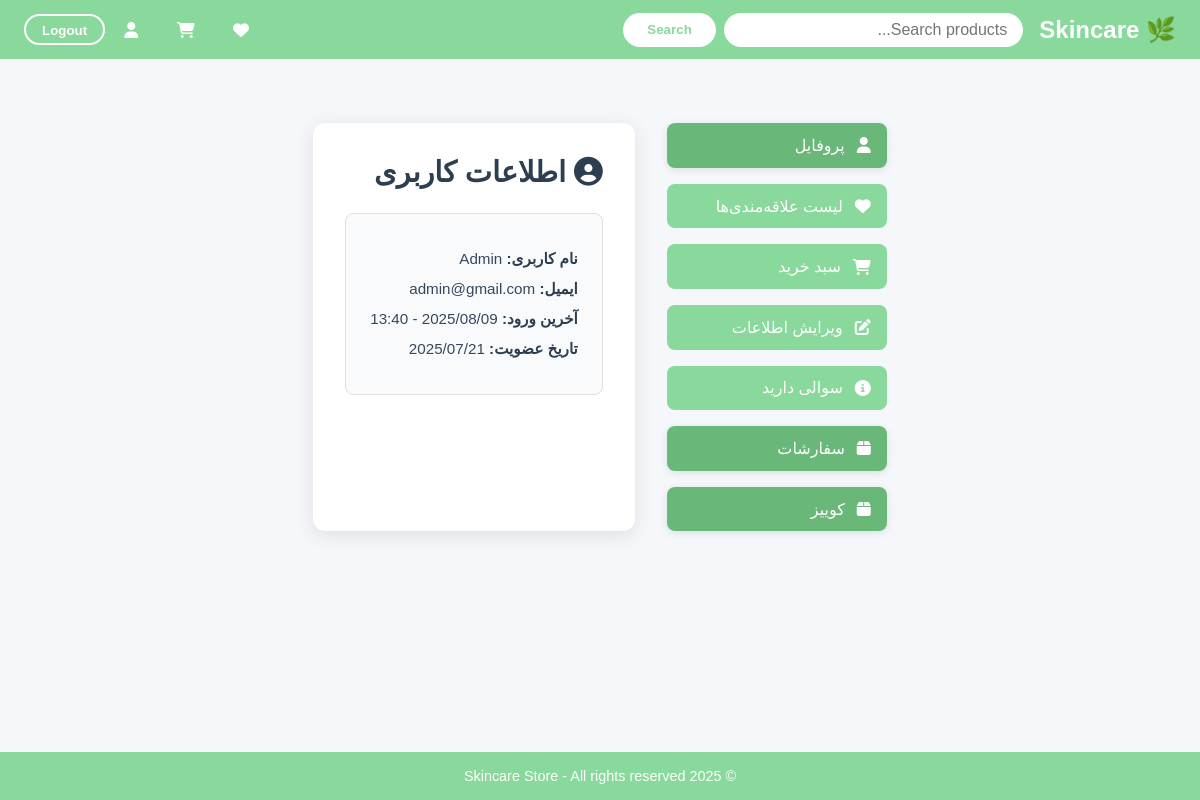
Screenshot of /accounts/show_profile/ (signed in) with the database file from the repository.
### accounts/models.py (models this page shows, shortened)
class CustomUser(AbstractUser):
    SKIN_CHOICES = [
        ('dry', 'خشک'),
        ('oily', 'چرب'),
        ('combo', 'ترکیبی'),
        ('sensitive', 'حساس'),
    ]
    skin_type=models.CharField(max_length=20,choices=SKIN_CHOICES,null=True,blank=True)
    concerns=models.JSONField(null=True, blank=True)
    preferences=models.JSONField(null=True, blank=True)
    created_at=models.DateTimeField(auto_now_add=True)

### accounts/views.py (the view)
# urls.py: path('show_profile/',views.show_profile,name='show_profile'),
@login_required
def show_profile(request):
    return render(request,'accounts/profile.html',{'user':request.user})

### accounts/templates/accounts/profile.html (shortened to what this page needs)
{% extends 'base.html' %}
{% block content %}
<div class="profile-container">
    <aside class="sidebar">
        <a href="{% url 'show_profile' %}" class="sidebar-btn active">
            <i class="fas fa-user"></i> پروفایل
        </a>
        <a href="{% url 'wishlist' %}" class="sidebar-btn">
            <i class="fas fa-heart"></i> لیست علاقه‌مندی‌ها
        </a>
        <a href="{% url 'cart' %}" class="sidebar-btn">
            <i class="fas fa-shopping-cart"></i> سبد خرید
        </a>
        <a href="{% url 'edit_profile' %}" class="sidebar-btn">
            <i class="fas fa-edit"></i> ویرایش اطلاعات
        </a>
        <a href="{% url 'faq' %}" class="sidebar-btn">
            <i class="fas fa-info-circle"></i> سوالی دارید
        </a>
        <a href="{% url 'show_purchase_items' %}" class="sidebar-btn active" aria-current="page">
            <i class="fas fa-box"></i> سفارشات
        </a>
        <a href="{% url 'get_quiz' %}" class="sidebar-btn active" aria-current="page">
            <i class="fas fa-box"></i> کوییز
        </a>
    </aside>
    <main class="main-content">
        <h2><i class="fas fa-user-circle"></i> اطلاعات کاربری</h2>
        <div class="info-card">
            <p><strong>نام کاربری:</strong> {{ user.username }}</p>
            <p><strong>ایمیل:</strong> {{ user.email }}</p>
            <p><strong>آخرین ورود:</strong> {{ user.last_login|date:"Y/m/d - H:i" }}</p>
            <p><strong>تاریخ عضویت:</strong> {{ user.date_joined|date:"Y/m/d" }}</p>
        </div>
    </main>
</div>
{% endblock %}

### templates/base.html (style rules this page uses)
* { box-sizing: border-box; margin: 0; padding: 0; }
body { font-family: Arial, sans-serif; background: #f8f9fa; min-height: 100vh; display: flex; flex-direction: column; }

### accounts/templates/accounts/profile.html (style rules this page uses)
body { font-family: 'Vazir', sans-serif; background-color: #f5f7fa; direction: rtl; margin: 0; }
.profile-container { display: flex; flex-direction: row; gap: 2rem; max-width: 1200px; margin: 2rem auto; padding: 0 1rem; }
.sidebar { width: 220px; display: flex; flex-direction: column; gap: 1rem; }
.sidebar-btn { background-color: #88d99b; color: white; padding: 0.8rem 1rem; border-radius: 8px; font-weight: 500; text-decoration: none; display: flex; align-items: center; gap: 0.75rem; transition: background-color 0.3s ease, transform 0.2s ease; }
.sidebar-btn.active { background-color: #6ab879; box-shadow: 0 2px 8px rgba(0, 0, 0, 0.1); }
.main-content { flex: 1; background-color: #ffffff; padding: 2rem; border-radius: 12px; box-shadow: 0 4px 20px rgba(0, 0, 0, 0.1); }
.main-content h2 { color: #2c3e50; font-size: 1.8rem; font-weight: 700; margin-bottom: 1.5rem; display: flex; align-items: center; gap: 0.5rem; }
.info-card { background-color: #f9fafb; padding: 1.5rem; border-radius: 8px; border: 1px solid #e0e0e0; }
.info-card p { margin: 0.75rem 0; font-size: 0.95rem; color: #34495e; }
.info-card strong { color: #2c3e50; font-weight: 600; }

### rows the page displays
CustomUser: username "Admin", email "admin@gmail.com", last_login "2025/08/09 - 13:40", date_joined "2025/07/21"
